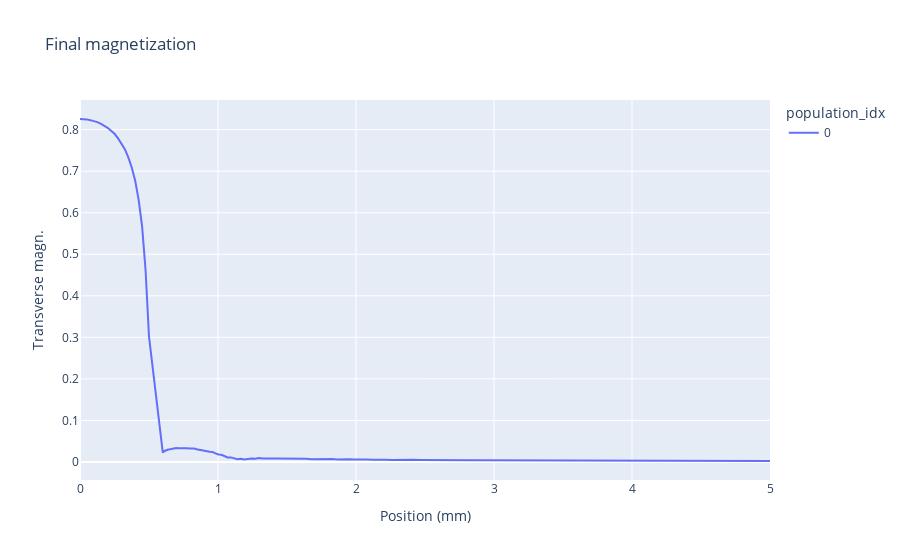

Notebook code for this chart:
### Markdown cell above
# Set-up reference pulse

### Code cell
isoList_ref=propagation.generate_isoList(population_list, geometry_parameters, global_parameters)
isoList_ref=propagation.propagate_par(initial_control_fields,isoList_ref,global_parameters)
df=Analysis.plot_final_magn(isoList_ref)
